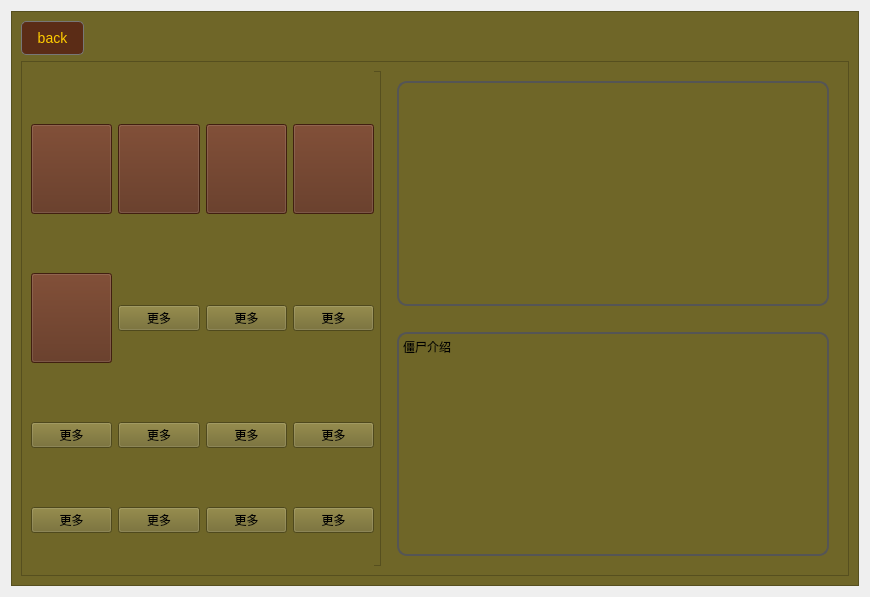
<?xml version="1.0" encoding="UTF-8"?>
<ui version="4.0">
 <class>ZombieShow</class>
 <widget class="QDialog" name="ZombieShow">
  <property name="geometry">
   <rect>
    <x>0</x>
    <y>0</y>
    <width>870</width>
    <height>597</height>
   </rect>
  </property>
  <property name="windowTitle">
   <string>Dialog</string>
  </property>
  <layout class="QVBoxLayout" name="verticalLayout_3">
   <item>
    <widget class="QFrame" name="frame">
     <property name="styleSheet">
      <string notr="true">background-color: #6F6628;
    background-repeat: no-repeat;
    background-position: center;
    background-size: cover;</string>
     </property>
     <property name="frameShape">
      <enum>QFrame::StyledPanel</enum>
     </property>
     <property name="frameShadow">
      <enum>QFrame::Raised</enum>
     </property>
     <layout class="QVBoxLayout" name="verticalLayout_4">
      <item>
       <layout class="QHBoxLayout" name="horizontalLayout_5">
        <item>
         <widget class="QPushButton" name="pushButton">
          <property name="minimumSize">
           <size>
            <width>60</width>
            <height>25</height>
           </size>
          </property>
          <property name="styleSheet">
           <string notr="true">background-color:#5B2C16;
    color: #ffcc00;
    border: 1px solid #777;
    border-radius: 5px;
    padding: 8px 15px;
    font-family: &quot;Arial&quot;, sans-serif;
    font-size: 14px;
    transition: all 0.2s ease;</string>
          </property>
          <property name="text">
           <string>back</string>
          </property>
         </widget>
        </item>
        <item>
         <spacer name="horizontalSpacer">
          <property name="orientation">
           <enum>Qt::Horizontal</enum>
          </property>
          <property name="sizeHint" stdset="0">
           <size>
            <width>40</width>
            <height>20</height>
           </size>
          </property>
         </spacer>
        </item>
       </layout>
      </item>
      <item>
       <layout class="QHBoxLayout" name="horizontalLayout_4">
        <item>
         <widget class="QFrame" name="frame_2">
          <property name="minimumSize">
           <size>
            <width>300</width>
            <height>350</height>
           </size>
          </property>
          <property name="frameShape">
           <enum>QFrame::StyledPanel</enum>
          </property>
          <property name="frameShadow">
           <enum>QFrame::Raised</enum>
          </property>
          <layout class="QHBoxLayout" name="horizontalLayout_3">
           <item>
            <widget class="QFrame" name="frame_3">
             <property name="minimumSize">
              <size>
               <width>350</width>
               <height>0</height>
              </size>
             </property>
             <property name="frameShape">
              <enum>QFrame::StyledPanel</enum>
             </property>
             <property name="frameShadow">
              <enum>QFrame::Raised</enum>
             </property>
             <widget class="QWidget" name="gridLayoutWidget">
              <property name="geometry">
               <rect>
                <x>0</x>
                <y>0</y>
                <width>343</width>
                <height>515</height>
               </rect>
              </property>
              <layout class="QGridLayout" name="gridLayout">
               <item row="0" column="3">
                <widget class="QPushButton" name="pushButton_potato">
                 <property name="minimumSize">
                  <size>
                   <width>80</width>
                   <height>90</height>
                  </size>
                 </property>
                 <property name="styleSheet">
                  <string notr="true">border-image: url(:new/prefix1/BucketheadZombie.png) 0 0 0 0 stretch stretch;
background-color:#5B2C16;</string>
                 </property>
                 <property name="text">
                  <string/>
                 </property>
                </widget>
               </item>
               <item row="3" column="3">
                <widget class="QPushButton" name="pushButton_16">
                 <property name="minimumSize">
                  <size>
                   <width>80</width>
                   <height>0</height>
                  </size>
                 </property>
                 <property name="text">
                  <string>更多</string>
                 </property>
                </widget>
               </item>
               <item row="1" column="0">
                <widget class="QPushButton" name="pushButton_4">
                 <property name="minimumSize">
                  <size>
                   <width>80</width>
                   <height>90</height>
                  </size>
                 </property>
                 <property name="styleSheet">
                  <string notr="true">border-image: url(:new/prefix1/screenzshow.png) 0 0 0 0 stretch stretch;
background-color:#5B2C16;</string>
                 </property>
                 <property name="text">
                  <string/>
                 </property>
                </widget>
               </item>
               <item row="3" column="0">
                <widget class="QPushButton" name="pushButton_2">
                 <property name="minimumSize">
                  <size>
                   <width>80</width>
                   <height>0</height>
                  </size>
                 </property>
                 <property name="text">
                  <string>更多</string>
                 </property>
                </widget>
               </item>
               <item row="3" column="2">
                <widget class="QPushButton" name="pushButton_12">
                 <property name="minimumSize">
                  <size>
                   <width>80</width>
                   <height>0</height>
                  </size>
                 </property>
                 <property name="text">
                  <string>更多</string>
                 </property>
                </widget>
               </item>
               <item row="0" column="0">
                <widget class="QPushButton" name="pushButton_sunflower">
                 <property name="minimumSize">
                  <size>
                   <width>80</width>
                   <height>90</height>
                  </size>
                 </property>
                 <property name="styleSheet">
                  <string notr="true">border-image: url(:/new/prefix1/zombieshow.png) 0 0 0 0 stretch stretch;
background-color:#5B2C16;</string>
                 </property>
                 <property name="text">
                  <string/>
                 </property>
                </widget>
               </item>
               <item row="0" column="2">
                <widget class="QPushButton" name="pushButton_peashooter">
                 <property name="minimumSize">
                  <size>
                   <width>80</width>
                   <height>90</height>
                  </size>
                 </property>
                 <property name="styleSheet">
                  <string notr="true">border-image: url(:/new/prefix1/footballshow.png) 0 0 0 0 stretch stretch;
background-color:#5B2C16;
</string>
                 </property>
                 <property name="text">
                  <string/>
                 </property>
                </widget>
               </item>
               <item row="0" column="1">
                <widget class="QPushButton" name="pushButton_nullwall">
                 <property name="minimumSize">
                  <size>
                   <width>80</width>
                   <height>90</height>
                  </size>
                 </property>
                 <property name="styleSheet">
                  <string notr="true">border-image: url(:new/prefix1/ConeheadZombieshow.png) 0 0 0 0 stretch stretch;
background-color:#5B2C16;</string>
                 </property>
                 <property name="text">
                  <string/>
                 </property>
                </widget>
               </item>
               <item row="3" column="1">
                <widget class="QPushButton" name="pushButton_8">
                 <property name="minimumSize">
                  <size>
                   <width>80</width>
                   <height>0</height>
                  </size>
                 </property>
                 <property name="text">
                  <string>更多</string>
                 </property>
                </widget>
               </item>
               <item row="2" column="3">
                <widget class="QPushButton" name="pushButton_15">
                 <property name="minimumSize">
                  <size>
                   <width>80</width>
                   <height>0</height>
                  </size>
                 </property>
                 <property name="text">
                  <string>更多</string>
                 </property>
                </widget>
               </item>
               <item row="2" column="2">
                <widget class="QPushButton" name="pushButton_11">
                 <property name="minimumSize">
                  <size>
                   <width>80</width>
                   <height>0</height>
                  </size>
                 </property>
                 <property name="text">
                  <string>更多</string>
                 </property>
                </widget>
               </item>
               <item row="2" column="1">
                <widget class="QPushButton" name="pushButton_7">
                 <property name="minimumSize">
                  <size>
                   <width>80</width>
                   <height>0</height>
                  </size>
                 </property>
                 <property name="text">
                  <string>更多</string>
                 </property>
                </widget>
               </item>
               <item row="2" column="0">
                <widget class="QPushButton" name="pushButton_3">
                 <property name="minimumSize">
                  <size>
                   <width>80</width>
                   <height>0</height>
                  </size>
                 </property>
                 <property name="text">
                  <string>更多</string>
                 </property>
                </widget>
               </item>
               <item row="1" column="3">
                <widget class="QPushButton" name="pushButton_14">
                 <property name="minimumSize">
                  <size>
                   <width>80</width>
                   <height>0</height>
                  </size>
                 </property>
                 <property name="text">
                  <string>更多</string>
                 </property>
                </widget>
               </item>
               <item row="1" column="2">
                <widget class="QPushButton" name="pushButton_10">
                 <property name="minimumSize">
                  <size>
                   <width>80</width>
                   <height>0</height>
                  </size>
                 </property>
                 <property name="text">
                  <string>更多</string>
                 </property>
                </widget>
               </item>
               <item row="1" column="1">
                <widget class="QPushButton" name="pushButton_6">
                 <property name="minimumSize">
                  <size>
                   <width>80</width>
                   <height>0</height>
                  </size>
                 </property>
                 <property name="text">
                  <string>更多</string>
                 </property>
                </widget>
               </item>
              </layout>
             </widget>
            </widget>
           </item>
           <item>
            <layout class="QVBoxLayout" name="verticalLayout">
             <item>
              <widget class="QGraphicsView" name="graphicsView">
               <property name="minimumSize">
                <size>
                 <width>100</width>
                 <height>0</height>
                </size>
               </property>
               <property name="styleSheet">
                <string notr="true">
    border: 2px solid #555;
    border-radius: 10px;
    margin: 10px;
    transition: all 0.3s ease;</string>
               </property>
              </widget>
             </item>
             <item>
              <widget class="QTextBrowser" name="textBrowser">
               <property name="styleSheet">
                <string notr="true">    border: 2px solid #555;
    border-radius: 10px;
    margin: 10px;
    transition: all 0.3s ease;
background-color:#6F6628;</string>
               </property>
               <property name="html">
                <string>&lt;!DOCTYPE HTML PUBLIC &quot;-//W3C//DTD HTML 4.0//EN&quot; &quot;http://www.w3.org/TR/REC-html40/strict.dtd&quot;&gt;
&lt;html&gt;&lt;head&gt;&lt;meta name=&quot;qrichtext&quot; content=&quot;1&quot; /&gt;&lt;meta charset=&quot;utf-8&quot; /&gt;&lt;style type=&quot;text/css&quot;&gt;
p, li { white-space: pre-wrap; }
hr { height: 1px; border-width: 0; }
li.unchecked::marker { content: &quot;\2610&quot;; }
li.checked::marker { content: &quot;\2612&quot;; }
&lt;/style&gt;&lt;/head&gt;&lt;body style=&quot; font-family:'Microsoft YaHei UI'; font-size:9pt; font-weight:400; font-style:normal;&quot;&gt;
&lt;p style=&quot; margin-top:0px; margin-bottom:0px; margin-left:0px; margin-right:0px; -qt-block-indent:0; text-indent:0px;&quot;&gt;僵尸介绍&lt;/p&gt;&lt;/body&gt;&lt;/html&gt;</string>
               </property>
              </widget>
             </item>
            </layout>
           </item>
          </layout>
         </widget>
        </item>
       </layout>
      </item>
     </layout>
    </widget>
   </item>
  </layout>
 </widget>
 <resources/>
 <connections/>
</ui>
